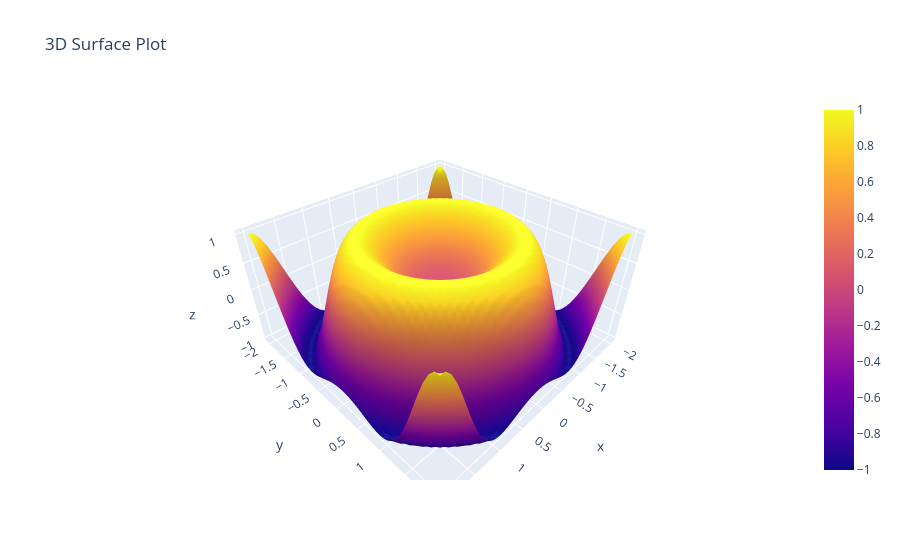

Notebook cell for this chart:
### Code cell
import plotly.graph_objects as go
import numpy as np

# sample data
x = np.linspace(-2, 2, 50)
y = np.linspace(-2, 2, 50)
X, Y = np.meshgrid(x, y)
Z = np.sin(X**2 + Y**2)

fig = go.Figure(data=[go.Surface(z=Z, x=X, y=Y)])
fig.update_layout(title="3D Surface Plot")
fig.show()

### Figure 1 — Plotly figure (JSON) as saved in the notebook; plotly's stock layout.template omitted (floating-point values rounded to 4 significant figures; data arrays with more than 128 entries replaced by an {"elided": "..."} marker saying what was removed)
{"data": [{"type": "surface", "x": {"elided": "50x50 float values"}, "y": {"elided": "50x50 float values"}, "z": {"elided": "50x50 float values"}}], "layout": {"title": {"text": "3D Surface Plot"}}}
